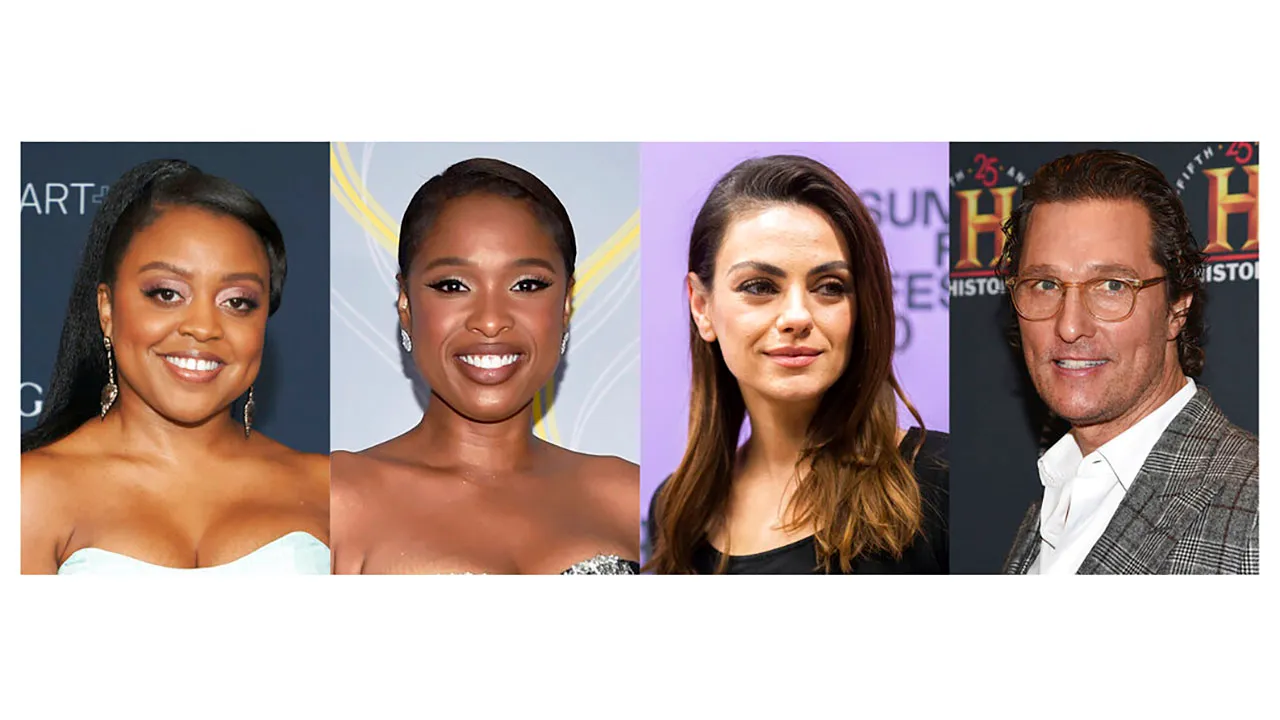
#> input picture CSC515/Week8/image2.jpeg, 1280 x 720 px, given in place of face.jpg, which was not available
$ python FaceDetection.py
#> lines starting #> are read from the running program, lines starting #| are printed output that depends on the picture; after the words box and inside, x2 and y2 are one past the last pixel; in counts of white or black regions, pixels touching at a corner belong together; pictures that were not available may be replaced by others from this repository, and a replacement may not be noted
# Capstone Project for Computer Vision
# Face Detection and Privacy
# Create a facial detection program that blurs eyes for privacy

# different subjects
# Two images of human subjects Facing the Front, One image with non-human subject
# Human whole body
# Multiple Human subjects
# Person's face far away

# Apply blurring method to extracted image.

'''
To address privacy concerns you may want to use data anonymization.  On images,
this can be achieved by hiding features that could lead to a person or personal data
 identification, such as the person’s facial features or a license plate number.

The goal of this project is to write algorithms for face detection and feature
blurring.  Select three color images from the web that meet the following requirements:

Two images containing human subjects facing primarily to the front and one image with a non-human subject.
At least one image of a human subject should contain that person’s entire body.
At least one image should contain multiple human subjects.
At least one image should display a person’s face far away.
All images should vary in light illumination and color intensity.
First, using the appropriate trained cascade classifierLinks to an external
site., write one algorithm to detect the human faces in the gray scaled versions of
the original images.  Put a red boundary box around the detected face in the image in order
to see what region the classifier deemed as a human face. If expected results are not achieved
 on the unprocessed images, apply processing steps before implementing the classifier for optimal results.

After the faces have been successfully detected, you will want to process
only the extracted faces before detecting and applying blurring to hide the eyes. Although
the eye classifierLinks to an external site. is fairly accurate, it is important that
 all faces are centered, rotated, and scaled so that the eyes are perfectly aligned. If expected results are not achieved, implement more image processing for optimal eye recognition. Now, apply a blurring method to blur the eyes out in the extracted image.

Inspect your results and write a summary describing the techniques you used to
detect and blur the eyes out of human faces in images. Reflect on the challenges you
faced
 and how you overcame these challenges.  Furthermore, discuss in your summary, the accuracy
   of your results for all three images and techniques you used to improve the accuracy after
     each repeated experiment.

Your submission should be one executable Python script and one summary of 2-3 pages in length.
'''

#Sample
import numpy as np

import cv2

img = cv2.imread('face.jpg')
#> img is the input picture: shape (720, 1280, 3); mean B, G, R 166.3, 171, 187.9

gray = cv2.cvtColor(img, cv2.COLOR_BGR2GRAY)
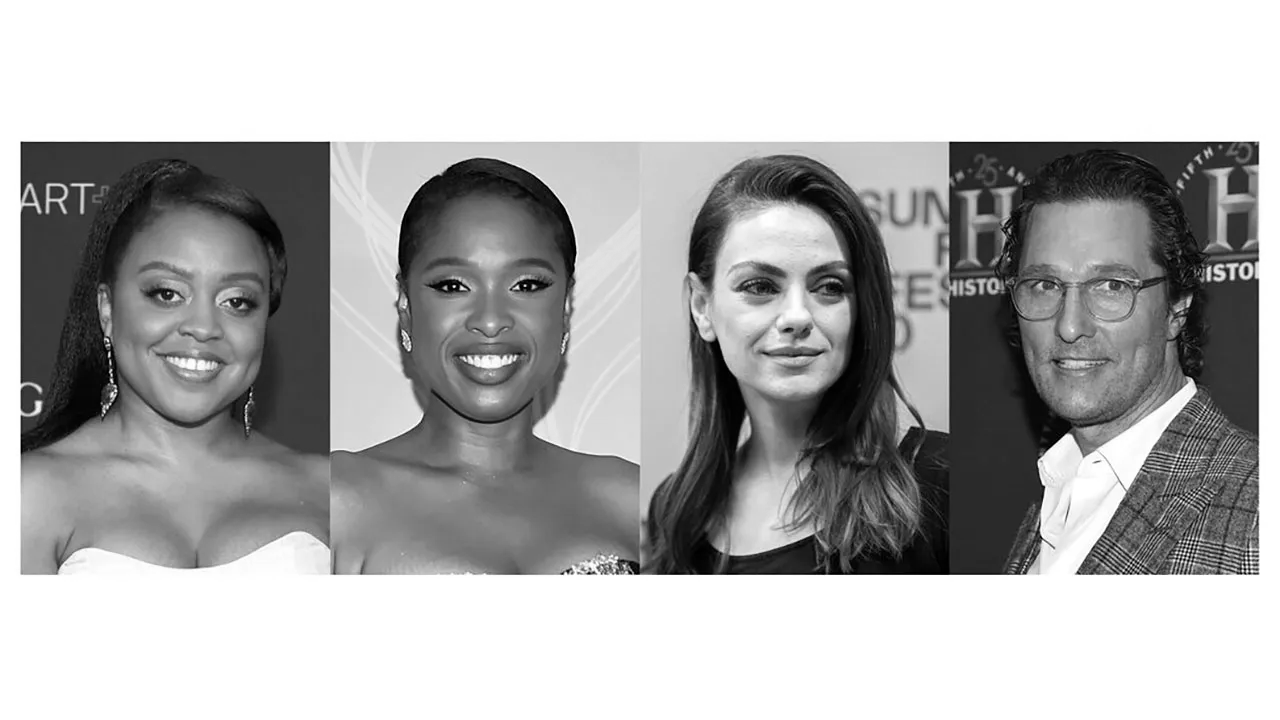
#> gray: shape (720, 1280); min 0, max 255, mean 175.5

pretrained = 'haarcascade_frontalface_alt.xml'

#create a trained classifier object with the xml file

face_cascade = cv2.CascadeClassifier(pretrained)

#detect the face with the classifier

face = face_cascade.detectMultiScale(gray, scaleFactor = 1.05, minNeighbors = 5, minSize = (40,40))
#> face = [[989, 215, 181, 181], [392, 209, 196, 196], [697, 212, 189, 189], [103, 219, 192, 192]]

#draw a rectangle around each detected face with

#the list of returned bounding box coordinates

for (x, y, w, h) in face:

    cv2.rectangle(img, (x, y), (x+w, y+h), (0, 0, 255), 2) #red bounding box
#> this loop made 4 passes
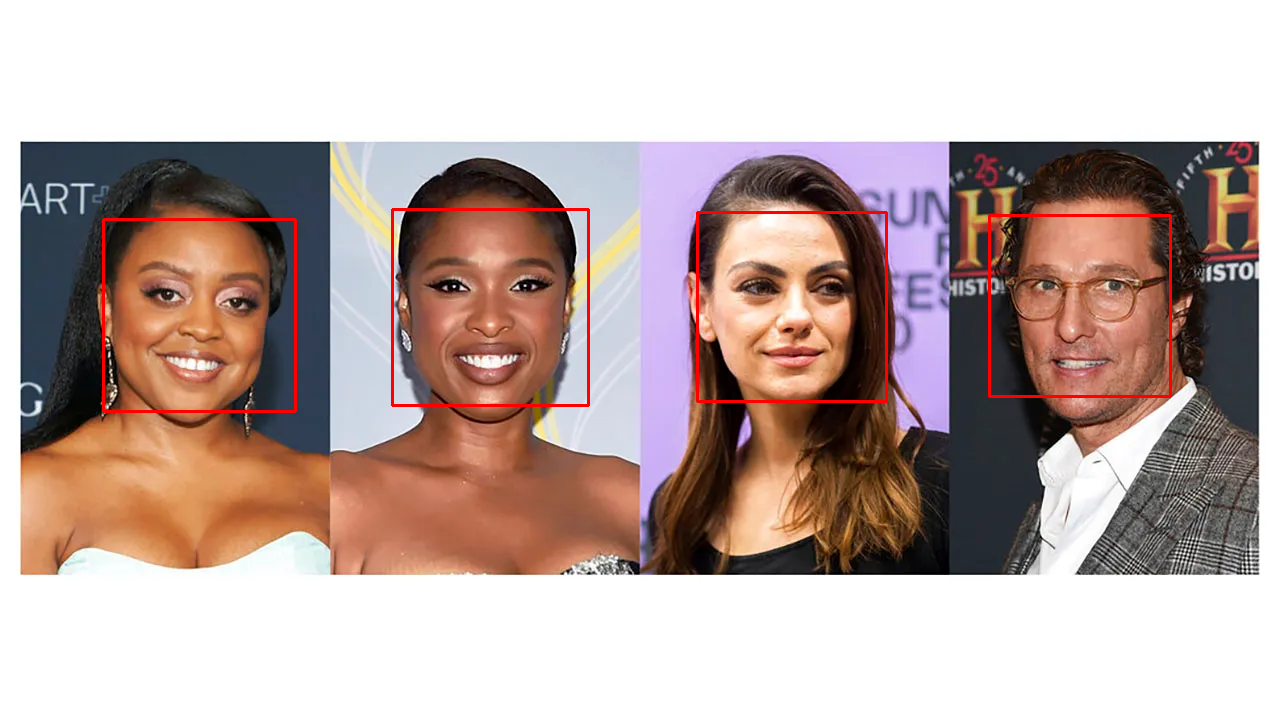
#> img: shape (720, 1280, 3); 0.99% of pixels changed, all inside (x1, y1, x2, y2) = (102, 208, 1172, 413)

cv2.imshow('face_detected',img)

cv2.waitKey(0)

cv2.destroyAllWindows()

# Other sample
import numpy as np
import cv2

# multiple cascades: https://github.com/Itseez/opencv/tree/master/data/haarcascades

#https://github.com/Itseez/opencv/blob/master/data/haarcascades/haarcascade_frontalface_default.xml
face_cascade = cv2.CascadeClassifier('haarcascade_frontalface_default.xml')
#https://github.com/Itseez/opencv/blob/master/data/haarcascades/haarcascade_eye.xml
eye_cascade = cv2.CascadeClassifier('haarcascade_eye.xml')

cap = cv2.VideoCapture(0)

while 1:
    ret, img = cap.read()
    gray = cv2.cvtColor(img, cv2.COLOR_BGR2GRAY)
    faces = face_cascade.detectMultiScale(gray, 1.3, 5)
#> faces = [[992, 221, 172, 172], [693, 211, 196, 196], [388, 206, 207, 207], [98, 218, 195, 195]]

    for (x,y,w,h) in faces:
        cv2.rectangle(img,(x,y),(x+w,y+h),(255,0,0),2)
        roi_gray = gray[y:y+h, x:x+w]
        roi_color = img[y:y+h, x:x+w]

        eyes = eye_cascade.detectMultiScale(roi_gray)
        for (ex,ey,ew,eh) in eyes:
            cv2.rectangle(roi_color,(ex,ey),(ex+ew,ey+eh),(0,255,0),2)
#> this loop made 4 passes
#> (x, y, w, h, eyes) on passes 1 to 4: (992, 221, 172, 172, [[33, 43, 42, 42], [90, 37, 49, 49]]), (693, 211, 196, 196, [[115, 58, 40, 40], [39, 47, 57, 57]]), (388, 206, 207, 207, [[41, 59, 43, 43], [116, 57, 45, 45]]), (98, 218, 195, 195, [[43, 53, 47, 47], [114, 61, 47, 47]])
#> pass 1, `roi_color = img[y:y+h, x:x+w]`:
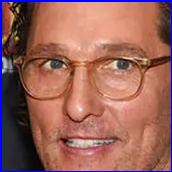
#> roi_color: shape (172, 172, 3); mean B, G, R 90.1, 99.9, 153.6
#> after the loop: img: shape (720, 1280, 3); 1.48% of pixels changed, all inside (x1, y1, x2, y2) = (97, 205, 1166, 415)
#> after the loop:
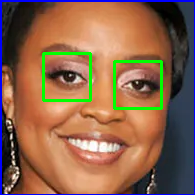
#> roi_color: shape (195, 195, 3); mean B, G, R 76.1, 100.8, 139.2
#> after the loop:
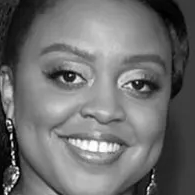
#> roi_gray: shape (195, 195); min 0, max 255, mean 110

    cv2.imshow('img',img)
    k = cv2.waitKey(30) & 0xff
#> (key Esc is pressed here)
    if k == 27:
        break

cap.release()
cv2.destroyAllWindows()

# Blur sample

# Python program to explain cv2.blur() method

# importing cv2
import cv2

# path
path = r'C:\Users\Rajnish\Desktop\geeksforgeeks\geeks.png'

# Reading an image in default mode
image = cv2.imread(path)
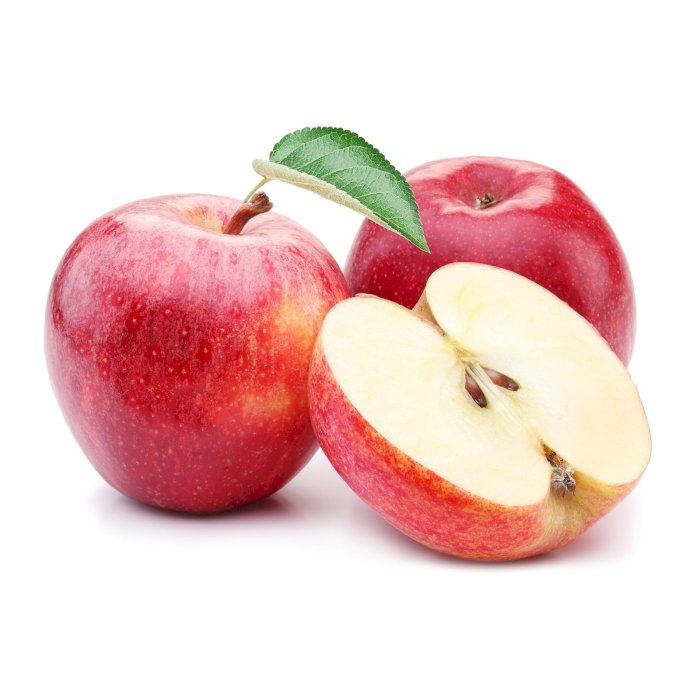
#> input picture CSC515/Week8/image3.jpeg, 700 x 700 px, given in place of geeks.png, which was not available
#> image is the input picture: shape (700, 700, 3); mean B, G, R 205.2, 207.5, 239.3

# Window name in which image is displayed
window_name = 'Image'

# ksize
ksize = (10, 10)

# Using cv2.blur() method
image = cv2.blur(image, ksize)
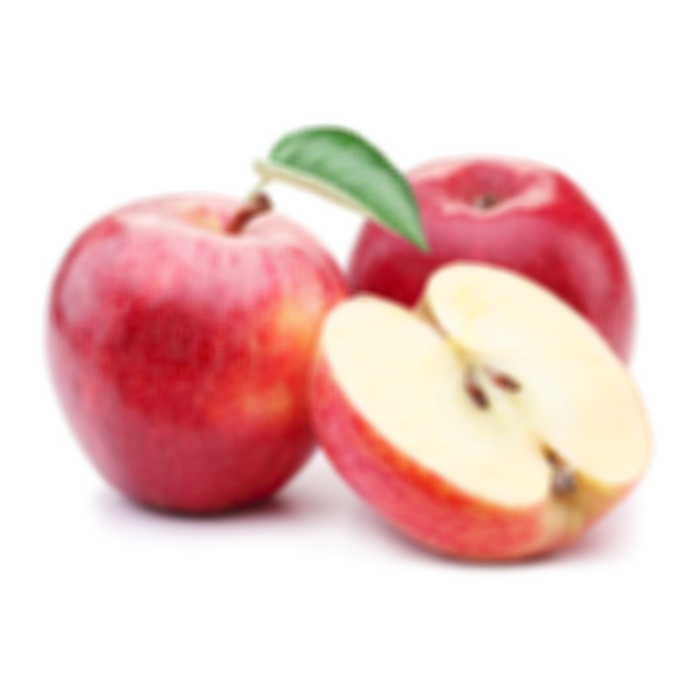
#> image: shape (700, 700, 3); mean B, G, R 205.2, 207.5, 239.3

# Displaying the image
cv2.imshow(window_name, image)
